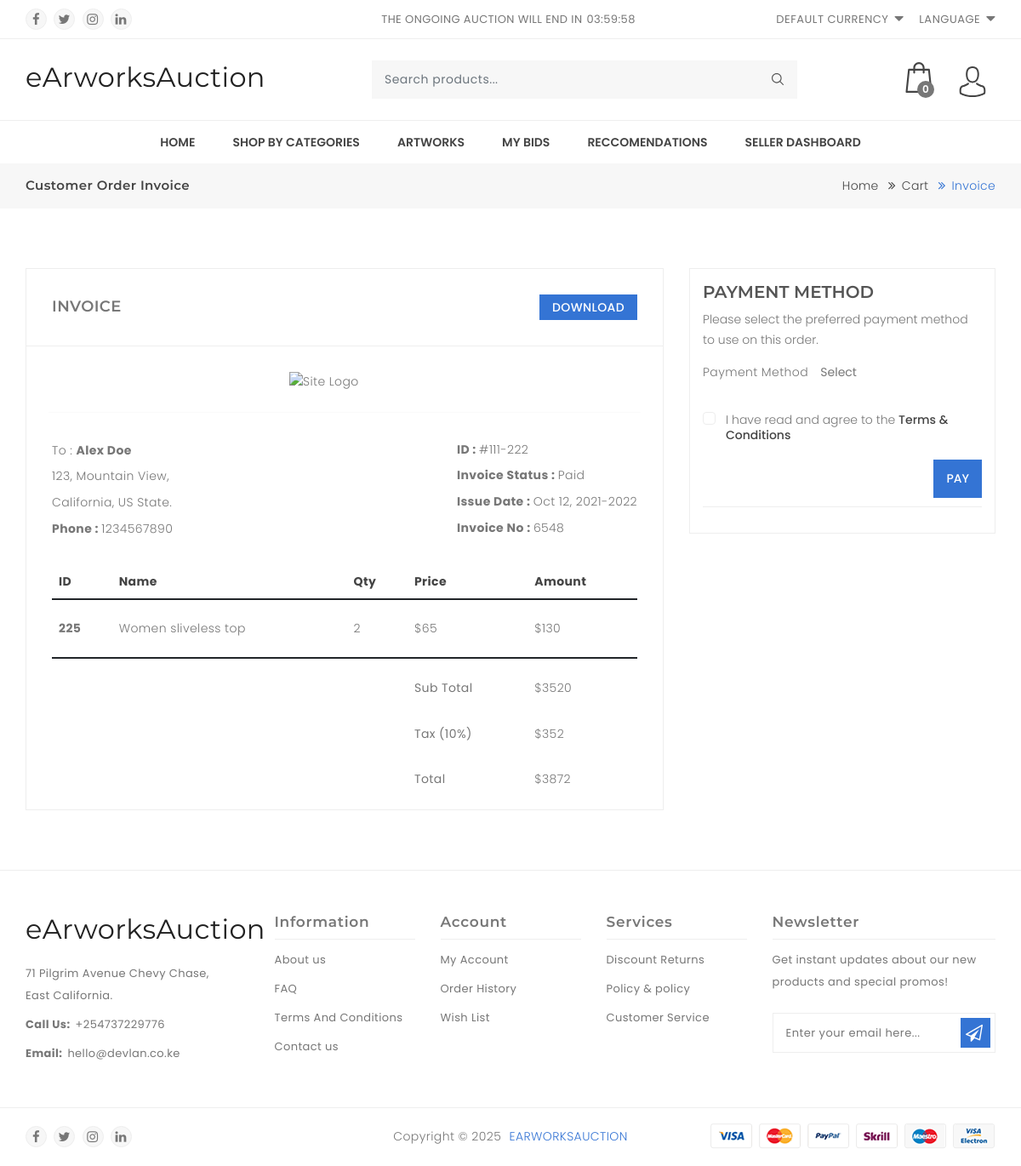
Screenshot of /ui/landing_order_invoice.php (signed in) with the database file from the repository.
### tables this page shows
CREATE TABLE `system_litecms` (
  `system_id` int(200) NOT NULL,
  `system_toc` longtext DEFAULT NULL,
  `system_faq` longtext DEFAULT NULL,
  `system_about` longtext DEFAULT NULL,
  `system_contact` longtext DEFAULT NULL,
  `system_email` longtext DEFAULT NULL,
  `system_address` longtext DEFAULT NULL,
  `system_facebook_url` longtext DEFAULT NULL,
  `system_twittwer_url` longtext DEFAULT NULL,
  `system_instagram_url` longtext DEFAULT NULL,
  `system_linkedin_url` longtext DEFAULT NULL
);

### ui/landing_order_invoice.php (the view, shortened to what the rows shown need)
<?php
require_once('../app/settings/config.php');
require_once('../app/partials/landing_head.php');
?>
<body class="shop_page">
    <?php require_once('../app/partials/landing_navigation.php'); ?>
    <div class="sticky-header-next-sec  ec-breadcrumb section-space-mb">
        <div class="container">
            <div class="row">
                <div class="col-12">
                    <div class="row ec_breadcrumb_inner">
                        <div class="col-md-6 col-sm-12">
                            <h2 class="ec-breadcrumb-title">Customer Order Invoice</h2>
                        </div>
                    </div>
                </div>
            </div>
        </div>
    </div>
    <section class="ec-page-content ec-vendor-uploads ec-user-account section-space-p">
        <div class="container">
            <div class="row">
                <div class="ec-shop-rightside col-lg-8 col-md-8">
                    <div class="ec-vendor-dashboard-card">
                        <div class="ec-vendor-card-body padding-b-0">
                            <div class="page-content">
                                <div class="container px-0">
                                    <div class="row mt-4">
                                        <div class="col-lg-12">
                                            <div class="mt-4">
                                                <div class="text-95 text-secondary-d3">
                                                    <div class="ec-vendor-card-table">
                                                        <table class="table ec-table">
                                                            <thead>
                                                                <tr>
                                                                    <th scope="col">ID</th>
                                                                    <th scope="col">Name</th>
                                                                    <th scope="col">Qty</th>
                                                                    <th scope="col">Price</th>
                                                                    <th scope="col">Amount</th>
                                                                </tr>
                                                            </thead>
                                                            <tbody>
                                                                <tr>
                                                                    <th><span>225</span></th>
                                                                </tr>
                                                            </tbody>
                                                        </table>
                                                    </div>
                                                </div>
                                            </div>
                                        </div>
                                    </div>
                                </div>
                            </div>
                        </div>
                    </div>
                </div>
            </div>
        </div>
    </section>
    <?php require_once('../app/partials/landing_footer.php'); ?>
</body>
</html>

### app/partials/landing_footer.php (shortened to what the rows shown need)
<footer class="ec-footer section-space-mt">
    <div class="footer-container">
        <div class="footer-top section-space-footer-p">
            <div class="container">
                <div class="row">
                    <div class="col-sm-12 col-lg-3 ec-footer-contact">
                        <div class="ec-footer-widget">
                            <div class="ec-footer-logo">
                                <a href="../">
                                    <h2>
                                        eArworksAuction
                                    </h2>
                                </a>
                            </div>
                            <div class="ec-footer-links">
                                <ul class="align-items-center">
                                    <li class="ec-footer-link">
                                        <?php echo $address; ?>
                                    </li>
                                    <li class="ec-footer-link">
                                        <span>Call Us:</span><a href="tel:<?php echo $contacts; ?>"><?php echo $contacts; ?></a>
                                    </li>
                                    <li class="ec-footer-link">
                                        <span>Email:</span><a href="mailto:<?php echo $email; ?>"><?php echo $email; ?></a>
                                    </li>
                                </ul>
                            </div>
                        </div>
                    </div>
                </div>
            </div>
        </div>
    </div>
</footer>

### rows the page displays
system_litecms: system_address "71 Pilgrim Avenue Chevy Chase, East California.", system_contact "+254737229776", system_email "hello@devlan.co.ke"

### other values shown
$items_in_my_bids "0"
